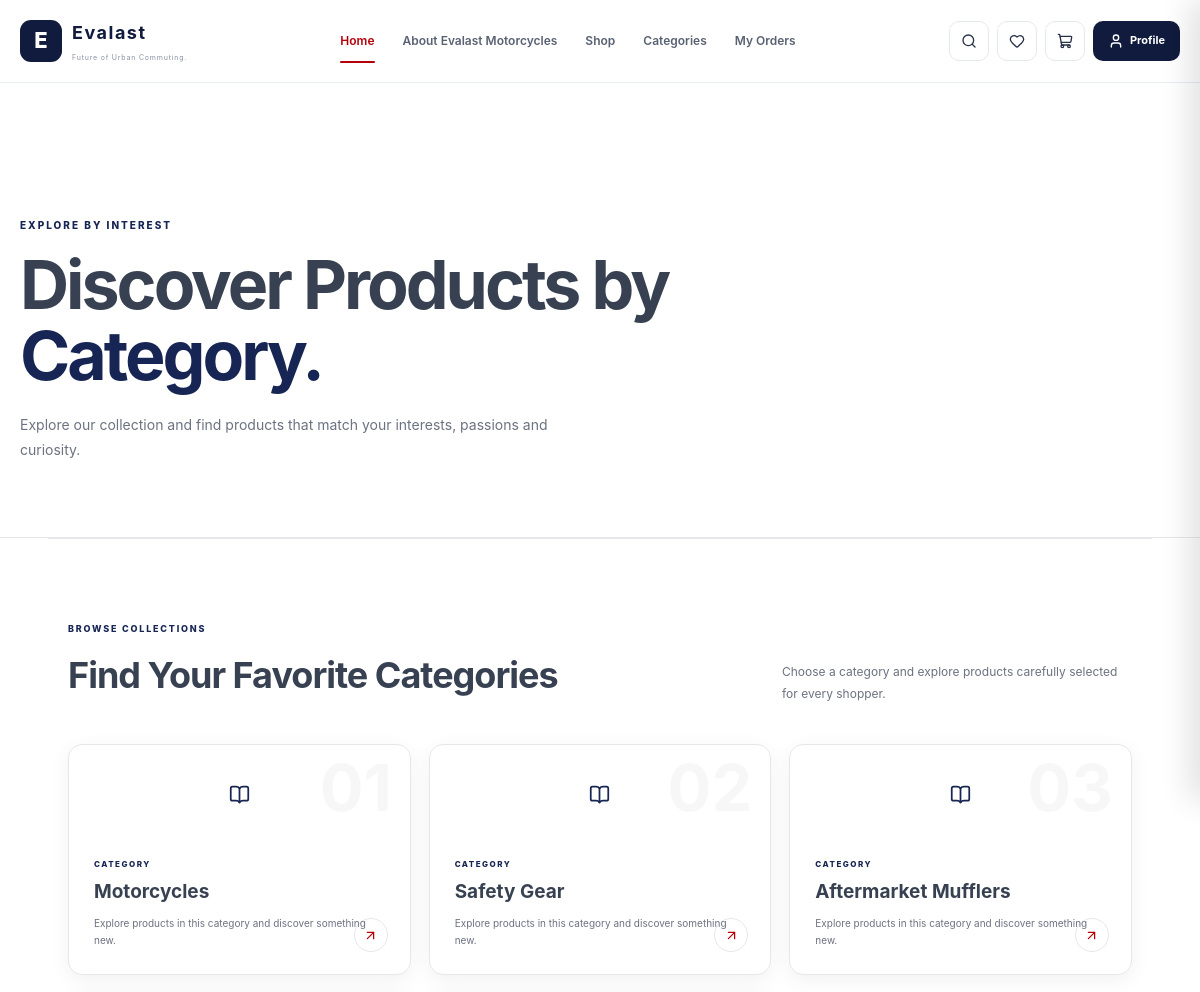
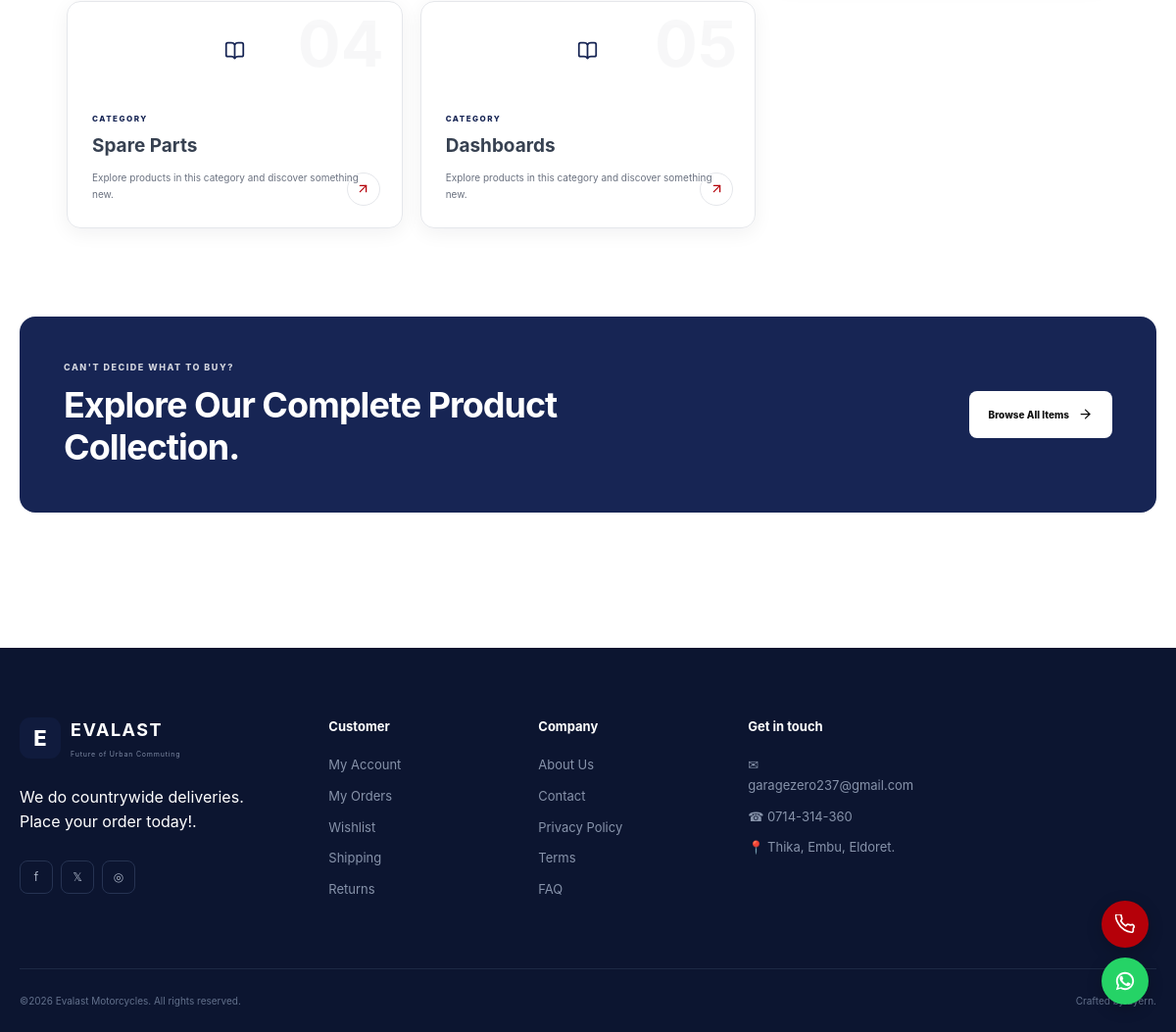
Page /category/ (signed in) on the committed database (2 pictures, top to bottom).
### app/models.py (models this page shows, shortened)
class Category(models.Model):
    name = models.CharField(max_length=100)
    icon = models.CharField(max_length=100, null=True, blank=True)
    description = models.TextField(blank=True, null=True)
    status = models.BooleanField(default=True)

### app/views/client_views.py (the view)
# urls.py: path('category/',
@login_required
def category(request):
    categories_list = Category.objects.all()
    context = {'categories': categories_list}
    return render(request, 'website/category.html', context)

### app/views/client_views.py (called while the page is built)
def cart_count(request):
    if request.user.is_authenticated:
        try:
            cart = Cart.objects.get(user=request.user)
            count = sum(
                item.quantity
                for item in cart.items.all()
            )
        except Cart.DoesNotExist:
            count = 0
    else:
        count = 0
    return {
        'cart_count': count
    }

def wishlist_count(request):
    if request.user.is_authenticated:
        count = Wishlist.objects.filter(
            user=request.user
        ).count()
    else:
        count = 0
    return {
        'wishlist_count': count
    }

### templates/website/category.html (shortened to what this page needs)
{% extends 'website/base.html' %}
{% load static %}
{% block extra_css %}
<link rel="stylesheet" href="{% static 'website/css/pages.css' %}">
{% endblock %}
{% block main %}
<main class="categories-page">
    <section class="categories-hero">
        <div class="categories-container">
            <div class="categories-hero-content">
                <span class="categories-label">
                    EXPLORE BY INTEREST
                </span>
                <h1>
                    Discover Products by
                    <span>Category.</span>
                </h1>
                <p>
                    Explore our collection and find products that match
                    your interests, passions and curiosity.
                </p>
            </div>
        </div>
    </section>
    <section class="categories-section">
        <div class="categories-container">
            <div class="categories-heading">
                <div>
                    <span class="section-label">
                        BROWSE COLLECTIONS
                    </span>
                    <h2>
                        Find Your Favorite Categories
                    </h2>
                </div>
                <p>
                    Choose a category and explore products
                    carefully selected for every shopper.
                </p>
            </div>
            <div class="categories-grid">
                {% for category in categories %}
                <a
                    href="{% url 'category_books' category.id %}"
                    class="category-card"
                >
                    <div class="category-icon">
                        <i data-lucide="book-open"></i>
                    </div>
                    <div class="category-content">
                        <span>
                            CATEGORY
                        </span>
                        <h3>
                            {{ category.name }}
                        </h3>
                        <p>
                            Explore products in this category
                            and discover something new.
                        </p>
                    </div>
                    <div class="category-arrow">
                        <i data-lucide="arrow-up-right"></i>
                    </div>
                    <strong class="category-number">
                    </strong>
                </a>
                {% endfor %}
            </div>
        </div>
    </section>
    <section class="categories-cta">
        <div class="categories-container">
            <div class="categories-cta-box">
                <div>
                    <span>
                        CAN'T DECIDE WHAT TO BUY?
                    </span>
                    <h2>
                        Explore Our Complete Product Collection.
                    </h2>
                </div>
                <a
                    href="#"
                    class="categories-cta-btn"
                >
                    Browse All Items
                    <i data-lucide="arrow-right"></i>
                </a>
            </div>
        </div>
    </section>
</main>
{% endblock %}

### static/website/css/home.css (style rules this page uses)
:root { --primary: #172554; --primary-light: #B50009; --accent: #f59e0b; --accent-dark: #d97706; --dark: #111827; --text: #374151; --muted: #6b7280; --white: #ffffff; --light: #f8fafc; --border: #e5e7eb; --radius-sm: 10px; --radius-md: 16px; --radius-lg: 24px; --shadow-sm: 0 5px 20px rgba(15, 23, 42, .06); --shadow-md: 0 15px 40px rgba(15, 23, 42, .10); --shadow-lg: 0 25px 70px rgba(15, 23, 42, .15); }
* { margin: 0; padding: 0; box-sizing: border-box; }
html { scroll-behavior: smooth; }
[data-lucide] { width: 16px; height: 16px; }
body { font-family: "Inter", "Poppins", Arial, sans-serif; background: var(--white); color: var(--dark); line-height: 1.6; }
a { text-decoration: none; color: inherit; }
.hero-section, .categories-section, .books-section, .best-seller-section, .promo-section, .authors-section, .reviews-section, .newsletter-section { width: min(1200px, 92%); margin: auto; }
.categories-section, .books-section, .authors-section, .reviews-section { padding: 90px 0; }
.section-label { display: inline-block; margin-bottom: 10px; color: var(--accent-dark); font-size: 12px; font-weight: 800; letter-spacing: 2px; text-transform: uppercase; }
.categories-section { border-top: 1px solid var(--border); }
.category-card { position: relative; display: flex; align-items: center; gap: 15px; padding: 20px; border: 1px solid var(--border); border-radius: var(--radius-md); background: white; box-shadow: var(--shadow-sm); transition: .3s ease; }
.category-icon { width: 55px; height: 55px; display: grid; place-items: center; border-radius: 14px; background: #eff6ff; font-size: 24px; }
.category-card h3 { font-size: 15px; }
.category-card span { color: var(--muted); font-size: 12px; }
.category-arrow { margin-left: auto; color: var(--primary-light) !important; font-size: 18px !important; }

### rows in the picture
Category: name "Motorcycles"
Category: name "Safety Gear"
Category: name "Aftermarket Mufflers"
Category: name "Spare Parts"
Category: name "Dashboards"
